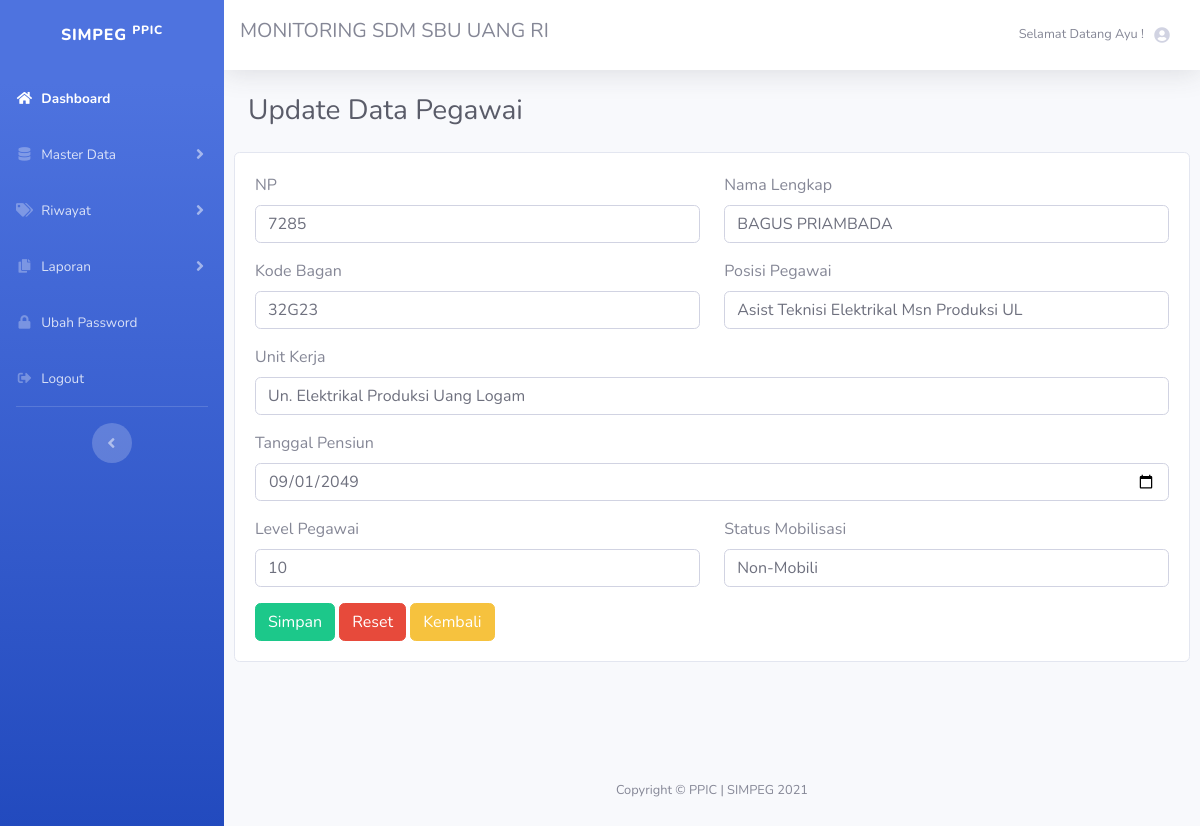
The page /admin/DataPegawai/update_data/0 on the database its author committed.
### tables this page shows
CREATE TABLE `data_pegawai` (
  `id_peg` int(10) NOT NULL,
  `np_peg` int(10) NOT NULL,
  `nama_peg` varchar(30) NOT NULL,
  `kode_bagan` text NOT NULL,
  `unit_kerja` text NOT NULL,
  `posisi_peg` text NOT NULL,
  `tgl_pensiun` date NOT NULL,
  `lvl_peg` text NOT NULL,
  `sts_mobilisasi` varchar(20) NOT NULL
);

### application/controllers/admin/DataPegawai.php (called while the page is built, shortened)
<?php
class DataPegawai extends CI_Controller{
	public function update_data($id)
	{
		$data['pegawai'] = $this->db->query("SELECT * FROM data_pegawai WHERE id_peg= '$id'")->result();
		$data['unitkerja'] = $this->pegawaiModel->get_data('data_unitkerja')->result();
		$data['title'] = "Update Data Pegawai";
		$this->load->view('templates_admin/header', $data);
		$this->load->view('templates_admin/sidebar');
		$this->load->view('admin/pegawai/UpdateDataPegawai', $data);
		$this->load->view('templates_admin/footer');
	}
}
?>

### index.php (called while the page is built, shortened)
<?php
require_once BASEPATH.'core/CodeIgniter.php';

### application/views/admin/pegawai/UpdateDataPegawai.php (the view, shortened to what this page needs)
<div class="container-fluid">
  <div class="d-sm-flex align-items-center justify-content-between mb-4">
    <h1 class="h3 mb-0 text-gray-800"><?php echo $title?></h1>
  </div>
</div>
<div class="card" style="width: 98% ; margin-bottom: 90px ; margin-left: 10px">
	<div class="card-body">
		<?php foreach ($pegawai as $p): ?>
		<form method="POST" action="<?php echo base_url('admin/DataPegawai/update_data_aksi')?>">
		<div class="row">
    		<div class="col mb-3">
				<label>NP</label>
				<input type="text" name="np_peg" class="form-control" value="<?php echo $p->np_peg?>">
    	</div>
		<div class="col">
				<label>Nama Lengkap</label>
				<input type="text" name="nama_peg" class="form-control" value="<?php echo $p->nama_peg?>">
			</div>
  		</div>
		  <div class="row">
    		<div class="col mb-3">
				<label>Kode Bagan</label>
				<input type="text" name="kode_bagan" class="form-control" value="<?php echo $p->kode_bagan?>">
    	</div>
		<div class="col">
				<label>Posisi Pegawai</label>
				<input type="text" name="posisi_peg" class="form-control" value="<?php echo $p->posisi_peg?>">
			</div>
  		</div>
		<div class="form-group">
			<label>Unit Kerja</label>
			<input type="text" name="unit_kerja" class="form-control" value="<?php echo $p->unit_kerja?>">
		</div>
		<div class="form-group">
			<label>Tanggal Pensiun</label>
			<input type="date" name="tgl_pensiun" class="form-control" value="<?php echo $p->tgl_pensiun?>">
		</div>
		<div class="row">
    		<div class="col mb-3">
				<label>Level Pegawai</label>
				<input type="number" name="lvl_peg" class="form-control" value="<?php echo $p->lvl_peg?>">
    	</div>
		<div class="col">
				<label>Status Mobilisasi</label>
				<input type="text" name="sts_mobilisasi" class="form-control" value="<?php echo $p->sts_mobilisasi?>">
			</div>
  		</div>
			<button type="submit" class="btn btn-success" >Simpan</button>
			<button type="reset" class="btn btn-danger" >Reset</button>
			<a href="<?php echo base_url('admin/DataPegawai')?>" class="btn btn-warning">Kembali</a>
		</form>
	<?php endforeach; ?>
	</div>
</div>

### application/views/templates_admin/header.php (shortened to what this page needs)
<!DOCTYPE html>
<html lang="en">
<head>
    <link href="<?php echo base_url() ?>/assets/vendor/fontawesome-free/css/all.min.css" rel="stylesheet" type="text/css">
    <link href="<?php echo base_url() ?>/assets/css/sb-admin-2.min.css" rel="stylesheet">
</head>
</html>

### application/views/templates_admin/sidebar.php (shortened to what this page needs)
<body id="page-top">
  <div id="wrapper">
    <ul class="navbar-nav bg-gradient-primary sidebar sidebar-dark accordion" id="accordionSidebar">
      <a class="sidebar-brand d-flex align-items-center justify-content-center" href="<?php echo base_url('admin/dashboard') ?>">
        <div class="sidebar-brand-text mx-3">SIMPEG <sup>PPIC</sup></div>
      </a>
            <li class="nav-item active">
                <a class="nav-link" href="<?php echo base_url('admin/dashboard') ?>">
        <i class="fas fa-fw fa-home"></i>
                    <span>Dashboard</span></a>
            </li>
            <li class="nav-item">
                <a class="nav-link collapsed" href="#" data-toggle="collapse" data-target="#collapseTwo"
                    aria-expanded="true" aria-controls="collapseTwo">
          <i class="fas fa-fw fa-database"></i>
                    <span>Master Data</span>
                </a>
            </li>
            <li class="nav-item">
                <a class="nav-link collapsed" href="#" data-toggle="collapse" data-target="#collapseUtilities"
                    aria-expanded="true" aria-controls="collapseUtilities">
         		<i class="fas fa-fw fa-tags"></i>
                <span>Riwayat</span>
                </a>
            </li>
		  <li class="nav-item">
    	    <a class="nav-link collapsed" href="#" data-toggle="collapse" data-target="#collapsePages" aria-expanded="true" aria-controls="collapsePages">
        	  <i class="fas fa-fw fa-copy"></i>
          		<span>Laporan</span>
       		</a>
      	</li>
      <li class="nav-item">
        <a class="nav-link" href="<?php echo base_url('ganti_password') ?>">
          <i class="fas fa-fw fa-lock"></i>
          <span>Ubah Password</span></a>
      </li>
            <li class="nav-item">
                <a class="nav-link" href="tables.html">
        <i class="fas fa-fw fa-sign-out-alt"></i>
                    <span>Logout</span></a>
            </li>
            <hr class="sidebar-divider d-none d-md-block">
            <div class="text-center d-none d-md-inline">
                <button class="rounded-circle border-0" id="sidebarToggle"></button>
            </div>
        </ul>
        <div id="content-wrapper" class="d-flex flex-column">
            <div id="content">
                <nav class="navbar navbar-expand navbar-light bg-white topbar mb-4 static-top shadow">
          <h5> MONITORING SDM SBU UANG RI</h5>
                    <ul class="navbar-nav ml-auto">
                        <li class="nav-item dropdown no-arrow mx-1">
                            <a class="nav-link dropdown-toggle" href="#" id="alertsDropdown" role="button"
                                data-toggle="dropdown" aria-haspopup="true" aria-expanded="false">
                            </a>
                        <li class="nav-item dropdown no-arrow">
                            <a class="nav-link dropdown-toggle" href="#" id="userDropdown" role="button"
                                data-toggle="dropdown" aria-haspopup="true" aria-expanded="false">
                                <span class="mr-2 d-none d-lg-inline text-gray-600 small">Selamat Datang Ayu !</span>
                <i class="fas fa-fw fa-user-circle"></i>
                            </a>
                        </li>
                    </ul>
                </nav>

### application/views/templates_admin/footer.php (shortened to what this page needs)
<!DOCTYPE html>
<html lang="en">
      <footer class="sticky-footer">
        <div class="container my-auto">
          <div class="copyright text-center my-auto">
            <span>Copyright &copy; PPIC | SIMPEG 2021</span>
          </div>
        </div>
      </footer>
    </div>
  </div>
<link href="<?php echo base_url(); ?>assets/vendor/datatables/dataTables.bootstrap4.min.css" rel="stylesheet">
</body>
</html>

### rows shown on the page
data_pegawai: np_peg "7285", nama_peg "BAGUS PRIAMBADA", kode_bagan "32G23", posisi_peg "Asist Teknisi Elektrikal Msn Produksi UL", unit_kerja "Un. Elektrikal Produksi Uang Logam", tgl_pensiun "09/01/2049", lvl_peg "10", sts_mobilisasi "Non-Mobili"

### other values the page prints
$title "Update Data Pegawai"
